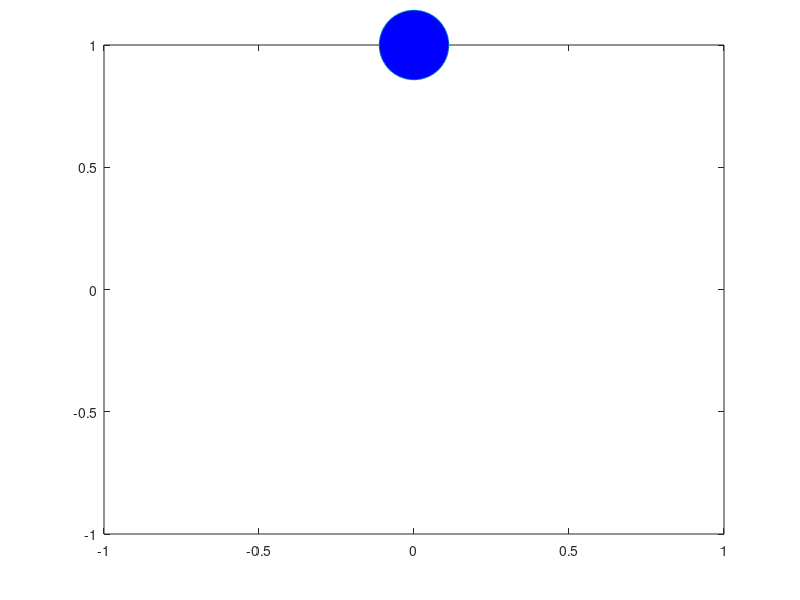

The MATLAB source for this figure:
pos = linspace(0,1,100);

figure
axis([-1 1 -1 1])

for i = 1:length(pos)
    plot(0,pos(i),'o','Markersize',50,'MarkerFaceColor','b')    
    axis([-1 1 -1 1])
    pause(.1)
end
